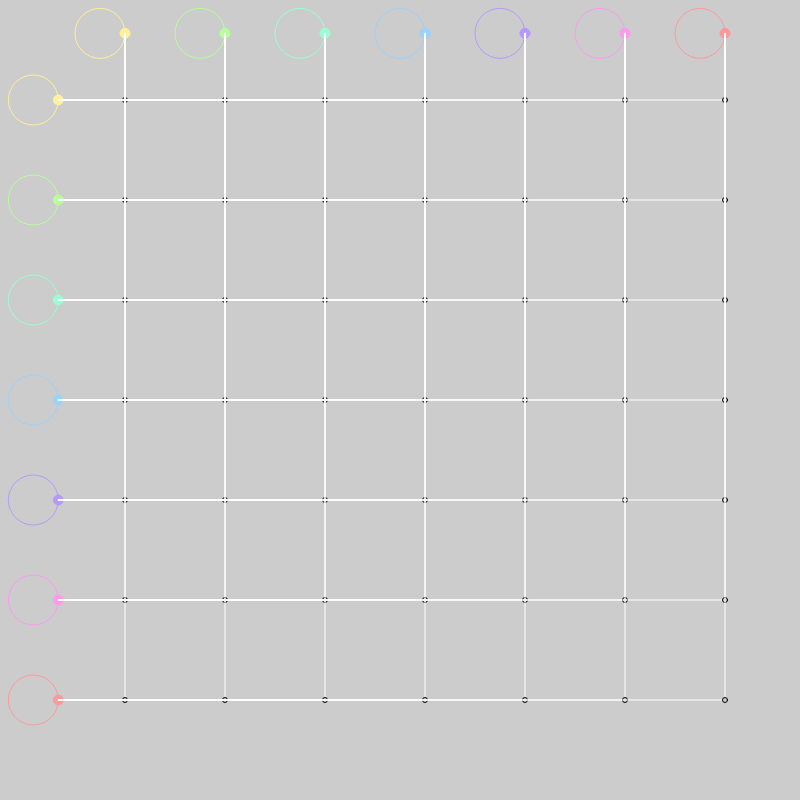
Frame 1 (no input)
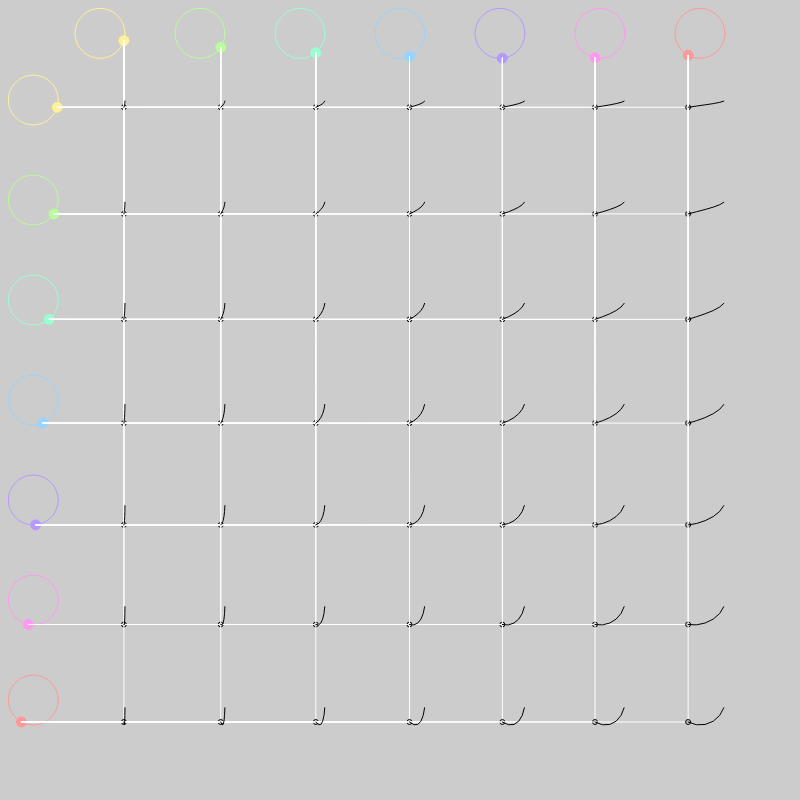
Frame 60 (no input)
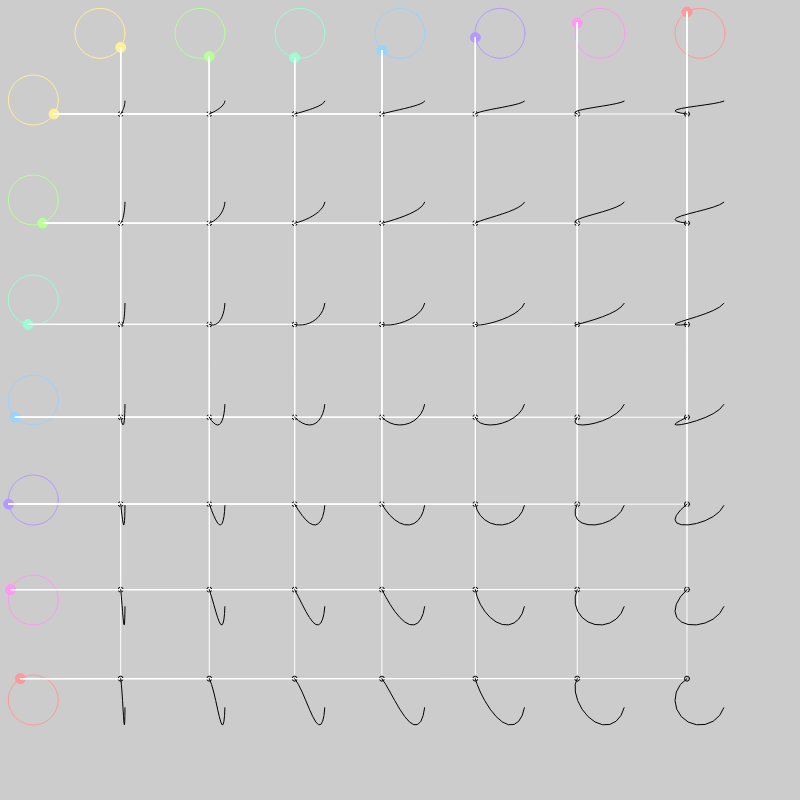
Frame 120 (the mouse pressed at the canvas centre since frame 60)

The p5.js sketch that drew these frames (run headless with seeded random() and noise() and a simulated clock; from frame 60 on, the mouse is pressed at the canvas centre):

// p5.js sketch
// ── sketch.js
angle=0;
NUM_CERCLE=7;
SIZE = 800/(NUM_CERCLE+1);
R = SIZE/2;
precision = 10;
let PointX = [];
let PointY = [];
let paths =[];

function setup() {
  createCanvas(800, 800);
colorMode(HSB)
for (i=0; i<NUM_CERCLE*NUM_CERCLE; i++){
  paths[i]=[];
}
}

function draw() {
  background(0,0,80);
  for (i=1; i<NUM_CERCLE+1; i++){
    X = SIZE/3;
    Y = SIZE*i;
    stroke(map(i,0,NUM_CERCLE,0,360),40,100)
    noFill();
    circle(X, Y, SIZE/2);
    circle(Y, X, SIZE/2)
    
    fill(map(i,0,NUM_CERCLE,0,360),40,100)
    tipY = createVector((R/2)*cos(i*angle)+Y,(R/2)*sin(i*angle)+X);
    circle(tipY.x, tipY.y, SIZE/10)
    tipX = createVector((R/2)*cos(i*angle)+X,(R/2)*sin(i*angle)+Y);
    circle(tipX.x,tipX.y, SIZE/10);
    //circle(tipX.y, tipY.x, SIZE/10);

    PointY[i-1]=tipX;
    PointX[i-1]=tipY;
    
  }
  
  for (i=0;i<PointX.length;i++){
    for (j=0;j<PointY.length;j++){
      fill(0,0,80)
      stroke(200);
      line(PointX[i].x, PointY[j].y, PointX[i].x, PointX[i].y);
      line(PointX[i].x, PointY[j].y, PointY[j].x, PointY[j].y)
      stroke(0)
      circle(PointX[i].x, PointY[j].y,5);
      if (frameCount%precision==0){
        paths[NUM_CERCLE*j+i].push(PointX[i].x);
        paths[NUM_CERCLE*j+i].push(PointY[j].y);
      }
      //append(path, (PointX[i].x, PointY[j].y));
    }
        
  }
  for (i=0;i<NUM_CERCLE*NUM_CERCLE;i++){
    if (paths[i].length>300){
      paths[i].pop()
    }
    noFill()
    beginShape()
    for (j=0;j<paths[i].length;j+=2){
      //console.log(j);
      //stroke(255);
      //noFill()
      //circle(paths[i][j], paths[i][j+1],2)
      vertex(paths[i][j], paths[i][j+1])
    }
    endShape()
  }
  angle+=0.005;
}
